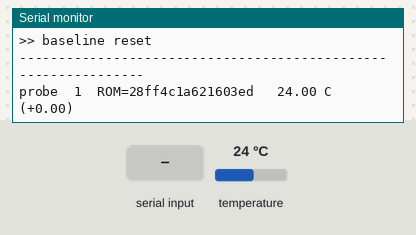
Recording of a sketch running on a simulated ESP32-C6. Parts: the last lines printed to the serial monitor. The inputs (shaded band) are chosen by the test bench; at power-on: temperature 24 °C.

Above: at 3.1 s.
3.2 s: temperature set to 12 °C
At 4.3 s:
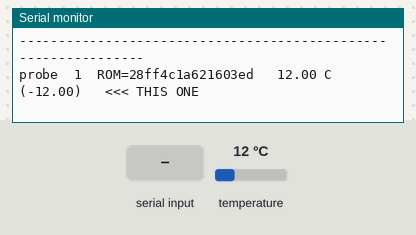
6.0 s: temperature set to 7 °C
At 7.5 s:
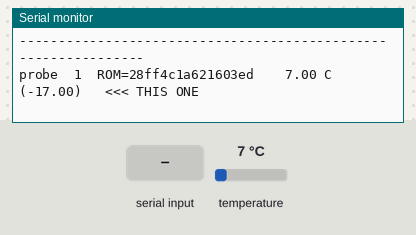
9.2 s: "1" received over Serial
At 11.3 s:
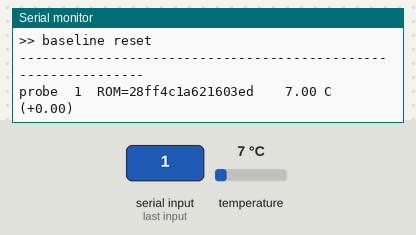

The sketch:

SED_PROBE_ID.ino
```cpp
/*
 * DS18B20 Probe Identifier — standalone (no Thread / no router needed).
 *
 * Maps each physical probe to a stable index (1..N) + its ROM address, so you
 * can label probes 1..8 by hand without the mesh.
 *
 * HOW TO USE
 *   1. Connect all probes, flash this, open Serial Monitor @ 115200.
 *   2. It lists every probe with an index and its ROM.
 *   3. Pinch/warm ONE probe with your fingers (your hand is ~10 C above room).
 *   4. The table flags the probe that moved the most:  "<<< THIS ONE".
 *   5. Note that probe's index/ROM, label the physical wire, then RELEASE it.
 *   6. Send any character in Serial Monitor to re-zero the baseline, and repeat
 *      for the next probe.
 *
 * NOTES
 *   - The index is the 1-Wire ROM-search order, so it is STABLE across reboots
 *     as long as the same probes stay on the bus (unplug one and indices shift).
 *   - The ROM (64-bit serial) is the unique id the app/cloud use when you assign
 *     a probe to a rack location, so that's the one worth writing down.
 *
 * WIRING (XIAO ESP32-C6): data -> D4, VDD -> 3V3, GND -> GND, and one 4.7k
 *   (3.3k for long runs) pull-up between D4 and 3V3. Use external power, not
 *   parasitic, for a multi-probe string.
 */

#include <Arduino.h>
#include <OneWire.h>
#include <DallasTemperature.h>

#define ONE_WIRE_BUS   D4      // same data pin the SED firmware uses
#define MAX_PROBES     16
#define RESOLUTION     11      // 9..12 bits (lower = faster refresh, coarser)
#define TOUCH_DELTA_C  1.0f    // a probe must move >= this (vs baseline) to be flagged

OneWire oneWire(ONE_WIRE_BUS);
DallasTemperature sensors(&oneWire);

DeviceAddress addr[MAX_PROBES];
float baseline[MAX_PROBES];
int   nProbes = 0;

static void printRom(const DeviceAddress a) {
  char b[3];
  for (int i = 0; i < 8; i++) { sprintf(b, "%02x", a[i]); Serial.print(b); }
}

static void takeBaseline() {
  sensors.requestTemperatures();
  for (int i = 0; i < nProbes; i++) baseline[i] = sensors.getTempC(addr[i]);
  Serial.println(">> baseline reset\n");
}

void setup() {
  Serial.begin(115200);
  delay(1500);
  Serial.println("\n=== DS18B20 Probe Identifier ===");

  sensors.begin();
  nProbes = sensors.getDeviceCount();
  Serial.printf("Found %d probe(s).\n", nProbes);
  if (nProbes == 0)
    Serial.println("None found -> check D4 wiring, the 4.7k pull-up to 3V3, and power.");
  if (nProbes > MAX_PROBES) nProbes = MAX_PROBES;

  for (int i = 0; i < nProbes; i++) {
    if (sensors.getAddress(addr[i], i)) {
      sensors.setResolution(addr[i], RESOLUTION);
      Serial.printf("  probe %2d   ROM=", i + 1);
      printRom(addr[i]);
      Serial.println();
    } else {
      Serial.printf("  probe %2d   <ROM read failed>\n", i + 1);
    }
  }

  Serial.println("\nWarm ONE probe with your fingers and watch which one moves.");
  Serial.println("Send any char to re-zero the baseline between probes.\n");
  takeBaseline();
}

void loop() {
  // Re-baseline whenever the user sends anything.
  if (Serial.available()) { while (Serial.available()) Serial.read(); takeBaseline(); }

  sensors.requestTemperatures();

  // Read all probes; find the biggest mover vs baseline (the one you're holding).
  float temp[MAX_PROBES];
  int   mover = -1;
  float best  = TOUCH_DELTA_C;
  for (int i = 0; i < nProbes; i++) {
    temp[i] = sensors.getTempC(addr[i]);
    if (temp[i] == DEVICE_DISCONNECTED_C) continue;
    float d = fabsf(temp[i] - baseline[i]);
    if (d >= best) { best = d; mover = i; }
  }

  Serial.println("---------------------------------------------------------------");
  for (int i = 0; i < nProbes; i++) {
    Serial.printf("probe %2d  ROM=", i + 1);
    printRom(addr[i]);
    if (temp[i] == DEVICE_DISCONNECTED_C) Serial.print("   err        ");
    else Serial.printf("  %6.2f C  (%+5.2f)", temp[i], temp[i] - baseline[i]);
    if (i == mover) Serial.print("   <<< THIS ONE");
    Serial.println();
  }

  delay(700);
}
```

Measured:
- after the input at 3.2 s, the serial monitor: prints a new line after 0.21 s (image 1)
- after the input at 6.0 s, the serial monitor: prints a new line after 0.69 s (image 2)
- after the input at 9.2 s, the serial monitor: prints a new line after 0.78 s (image 3)
